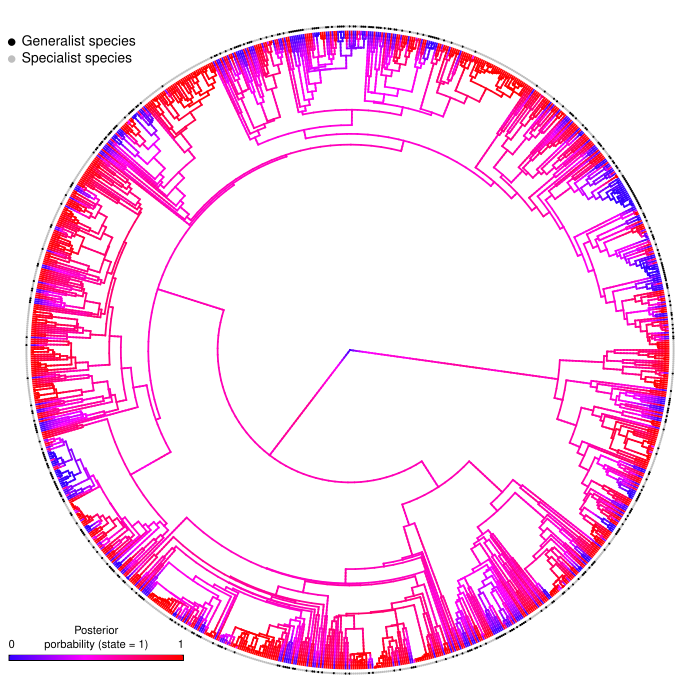

Write the R code that produced this figure.
# Terrence Sylvester
# 13 October 202
# pradakshanas@g,ail.com

# load libraries
library(phytools)
library(viridis)

# load data
load("../results/stoch.mapping.otto.RData")

# plot the posterior probability of
DensMap <- densityMap(trees = simmap.otto$tree.1,
           res = 100,
           ftype = "off",
           lwd = 1.7,
           legend = 50,
           type = "fan", 
           plot = F)

# sort feeding type to match with the order of tip names
feedingType.sorted <- vector(mode = "numeric", length = 1039)

for(i in 1:1039){
  feedingType.sorted[i] <- hosts$type[hosts$spNames == trees[[1]]$tip.label[i]]
  names(feedingType.sorted)[i] <- trees[[1]]$tip.label[i]
}

plot(DensMap,
     res = 100,
     ftype = "off",
     lwd = 1.7,
     legend = F,
     type = "fan")

# legend
add.color.bar(50,
              DensMap$cols,
              title="Posterior\nporbability (state = 1)",
              lims= c(0,1),
              digits=3,
              prompt=FALSE,
              x=-100, # this is the possition where legend starts. We chose this
              # by using the locator function in R
              y=-91,
              lwd=4,
              fsize=.7,
              subtitle="")

# fix offset
.PlotPhyloEnv$last_plot.phylo$align.tip.label <- T

tiplabels(pch = 16,
          cex = .3, 
          col = c("black", "gray")[feedingType.sorted + 1],
          offset = 1.5)

# plot legend for tip lables
points(x = rep(-100, 2),
       y = c(91,86),
       pch = 16, 
       cex = 1, 
       col = c("black", "gray"))

# add text
text(x = rep(-100, 2),
     y = c(91,86),
     labels = c("Generalist species", "Specialist species"),
     pos = 4,
     cex = .8)

# number of state changes
count <- matrix(data = NA,
                nrow = 0,
                ncol = 3)

for(i in 1:10){
count <- rbind(describe.simmap(simmap.otto[[i]])$count, count)
}

# mean transition rates between states
#from generalist to specialist
mean(count[,2])
# from specialist to generalist
mean(count[,3])
